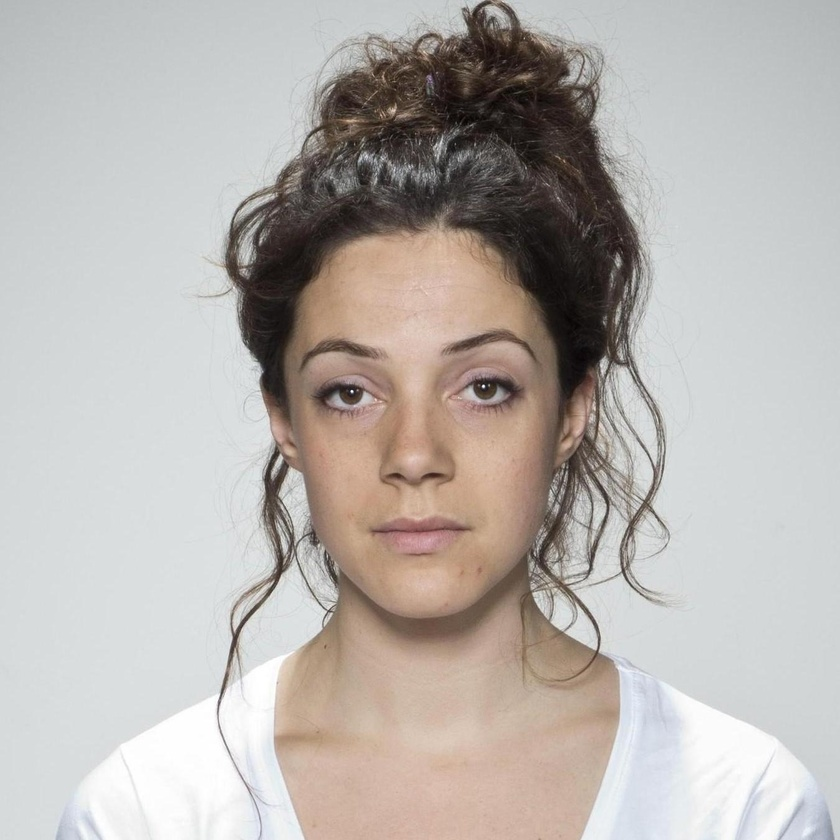
#> input picture beatyrec/home/script/001_03.jpg, 840 x 840 px, shrunk from 1350 x 1350 before the run
$ python main.py 001_03.jpg 002_03.jpg 002_03.jpg
#> lines starting #> are read from the running program, lines starting #| are printed output that depends on the picture; after the words box and inside, x2 and y2 are one past the last pixel; in counts of white or black regions, pixels touching at a corner belong together; long printed decimals are rounded
import cv2
import numpy as np
import sys
def fileNameExtract(path):
    if (path):
        flag = False
        for i in range(len(path)-1, -1, -1):
            if path[i] == '/' or path[i] == '\\':
                flag = True
                break

        if flag:
            return path[i+1:]
    raise Exception('fail to extract file name')

def skinUnderTone(imgPath, pathToWrite=None):

#> called with imgPath = '001_03.jpg'
    cascPath = "/Users/johnz/Documents/Hackabull/env/lib/python3.10/site-packages/cv2/data/haarcascade_frontalface_alt.xml"
    faceCascade = cv2.CascadeClassifier(cascPath)

    img = cv2.imread(imgPath,)
#> img is the input picture: shape (840, 840, 3); mean B, G, R 174.9, 179, 184.4
    try:
        fileName = fileNameExtract(imgPath)
    except:
        fileName = imgPath
    gray = cv2.cvtColor(img, cv2.COLOR_BGR2GRAY)
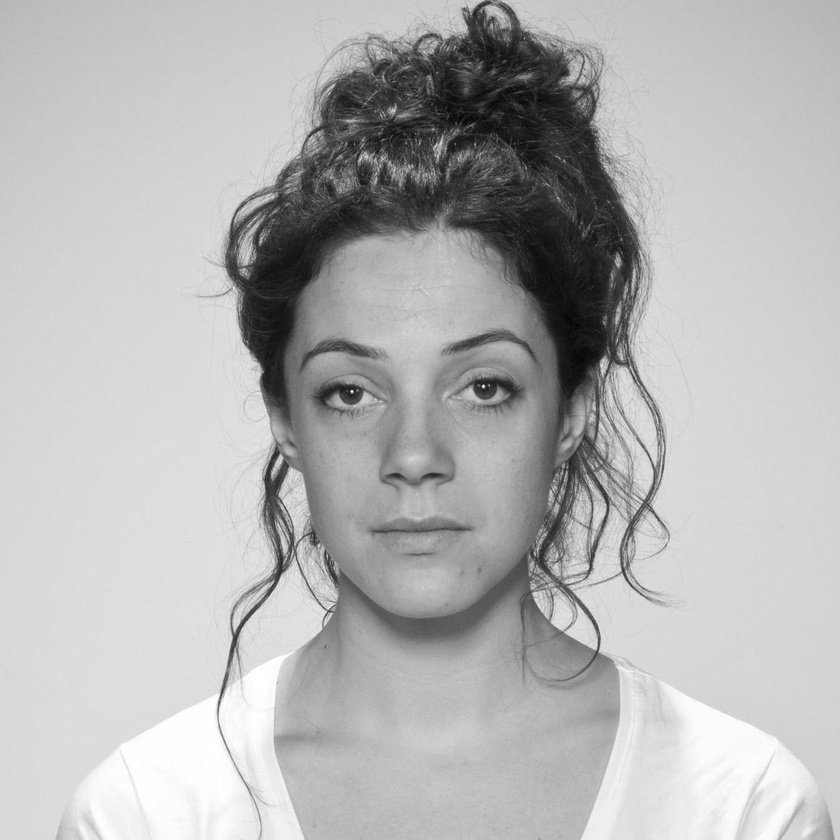
#> gray: shape (840, 840); min 1, max 255, mean 180.2

    faces = faceCascade.detectMultiScale(
            gray,
            scaleFactor=1.1,
            minNeighbors=5,
            minSize=(30, 30),
            flags = cv2.CASCADE_SCALE_IMAGE
        )
#> faces = [[242, 253, 350, 350]]

    lower = np.array([0, 48, 80], dtype = "uint8")
    upper = np.array([20, 255, 255], dtype = "uint8")

    converted = cv2.cvtColor(img, cv2.COLOR_BGR2HSV)
#> converted: shape (840, 840, 3); mean H, S, V 59.8, 26.1, 187.3
    skinMask = cv2.inRange(converted, lower, upper)
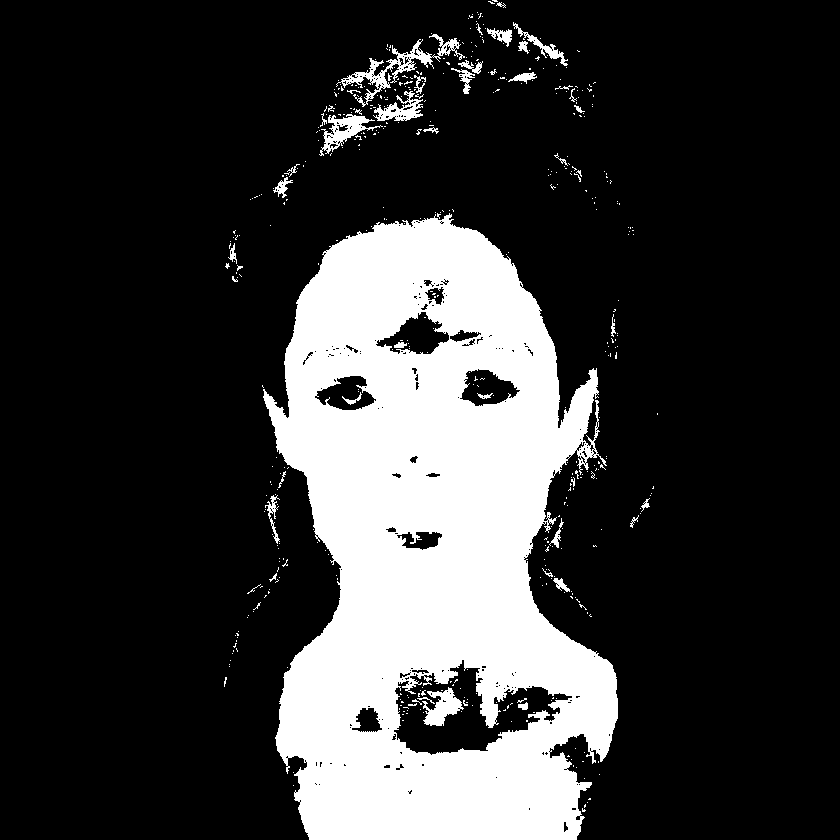
#> skinMask: shape (840, 840); 21.7% white; 482 white regions (442 under 20 px), largest, box (x1, y1, x2, y2) and area: (263, 213, 618, 840) 144896, (336, 34, 465, 107) 1542, (319, 114, 383, 156) 892

    # apply a series of erosions and dilations to the mask
    # using an elliptical kernel
    kernel = cv2.getStructuringElement(cv2.MORPH_ELLIPSE, (11, 11))
    skinMask = cv2.erode(skinMask, kernel, iterations = 1)
#> skinMask: shape (840, 840); 16.9% white; 5 white regions (3 under 20 px), largest, box (x1, y1, x2, y2) and area: (274, 223, 613, 840) 118990, (431, 702, 456, 721) 117
    skinMask = cv2.dilate(skinMask, kernel, iterations = 1)
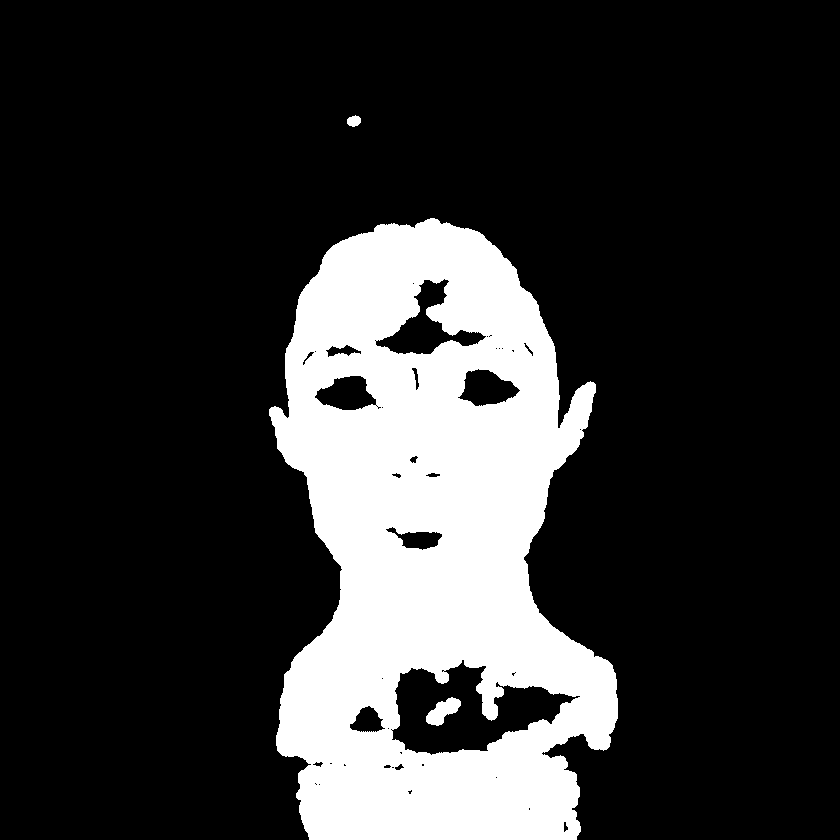
#> skinMask: shape (840, 840); 20% white; 3 white regions, box (x1, y1, x2, y2) and area: (269, 218, 618, 840) 140770, (426, 697, 461, 726) 544, (347, 115, 361, 127) 124
    # blur the mask to help remove noise, then apply the
    # mask to the frame
    skinMask = cv2.GaussianBlur(skinMask, (3, 3), 0)
    # [23 lines of commented-out code are left out]

    skin = cv2.bitwise_and(img, img, mask = skinMask)
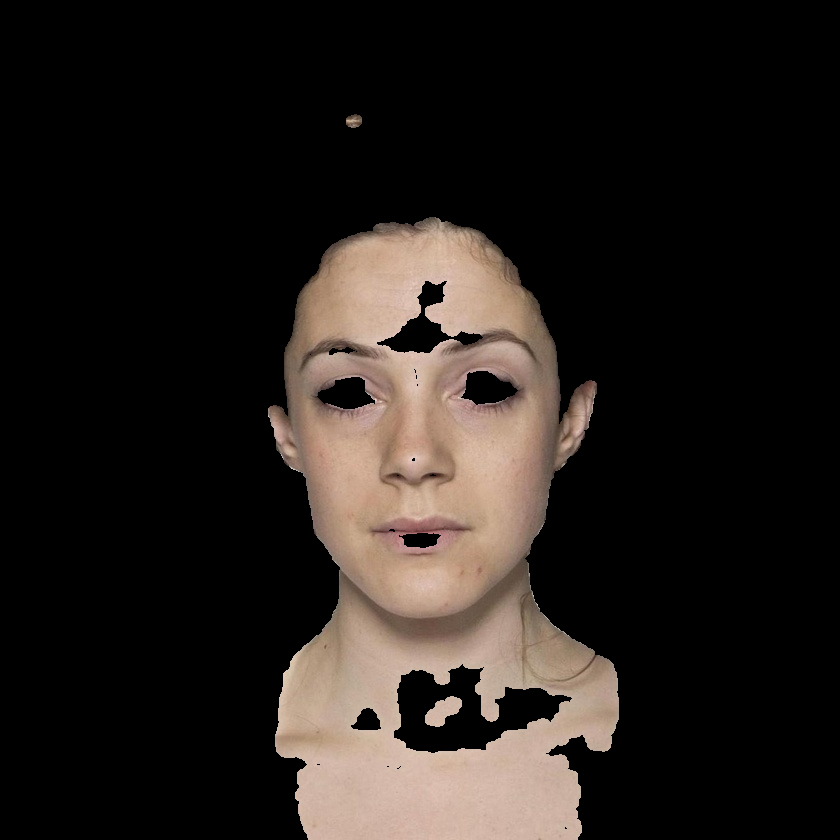
#> skin: shape (840, 840, 3); mean B, G, R 27.7, 31.5, 37.4
    count = 0
    total = [0, 0 , 0]
    for i,row in enumerate(skin):
        for j,pixel in enumerate(row):
            b, g, r = pixel
            # print(j,i)
            # print(b, g, r)
            average = sum(pixel)/3
            if average == 0:
                continue
            total[0] += b/average
            total[1] += g/average
            total[2] += r/average
            count += 1
#> after the loop, count = 146318; total = [125215.2, 142973.7, 170765.1]
    if count == 0:
        print(f"{fileName} No Skin Detected")
    else:
        bValue = round(total[0]/count,2)
#> bValue = 0.86
        gValue = round(total[1]/count,2)
#> gValue = 0.98
        rValue = round(total[2]/count,2)
#> rValue = 1.17
        print(f"new: {fileName}\tb: {bValue}\tg: {gValue}\tr: {rValue}")
#| new: 001_03.jpg	b: 0.86	g: 0.98	r: 1.17
        diff = round(total[1]/count,2) - round(total[0]/count,2)
#> diff = 0.12
        print(f"diff:{diff}")
#| diff:0.12

    faceFound = False
    for (x, y, w, h) in faces:
        # [5 lines of commented-out code are left out]
        crop_img = img[y:y+h, x:x+w]
        faceFound = True
    # [7 lines of commented-out code are left out]
        cv2.rectangle(img, (x, y), (x+w, y+h), (0, 255, 0), 3)
#> this loop made 1 pass
#> pass 1, in skinUnderTone, `crop_img = img[y:y+h, x:x+w]`:
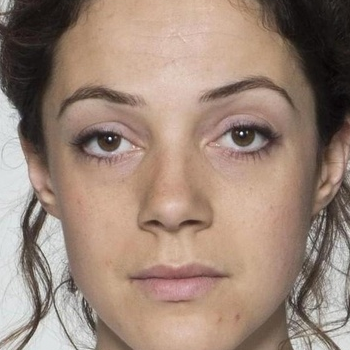
#> crop_img: shape (350, 350, 3); mean B, G, R 120, 133.9, 156.4
#> after the loop:
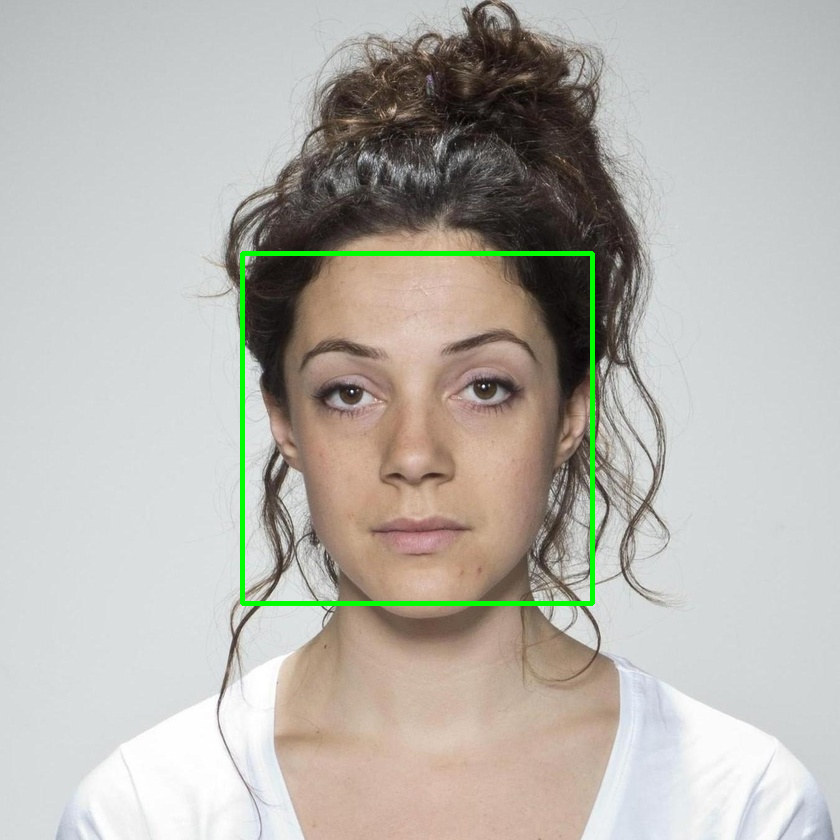
#> img: shape (840, 840, 3); 0.99% of pixels changed, all inside (x1, y1, x2, y2) = (240, 251, 595, 606)
    #     # avg_color_per_row = np.average(crop_img, axis=0)
    #     # avg_color = np.average(avg_color_per_row, axis=0)
    #     # print(avg_color)
    #     print(sumRGB)
    #     print(f"r: {sumRGB[0]*3/sum(sumRGB)}, g: {sumRGB[1]*3/sum(sumRGB)}, b: {sumRGB[2]*3/sum(sumRGB)}  /")
        # img = crop_img
    cv2.imwrite("home/static/userview.jpg", img)

    # show the skin in the image along with the mask
    if pathToWrite is None or False:
        cv2.imshow("images", np.hstack([img, skin]))
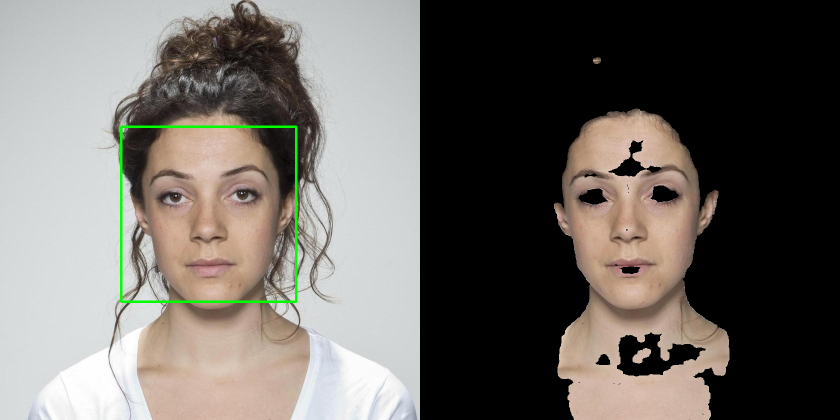
#> window 'images': shape (840, 1680, 3) (shown at 1/2 size); mean B, G, R 100.6, 105.8, 110.2
        cv2.waitKey()
    else:
        cv2.imwrite("home/static/debug.jpg", skin)

    try:
        if bValue >= 0.85 and diff < 0.12:
            verdict = 0
            raise("")
        if bValue >= 0.75 and diff <= 0.9:
            verdict = 1
            raise("")
        if diff >= 0.15 and bValue <0.80:
            verdict = 2
            raise("")
        if bValue <0.80:
            verdict = 2
            raise("")
        if diff > 15:
            verdict = 2
            raise("")
        if diff <= 15 and bValue<0.85:
            verdict = 2
            raise("")
    except:
        if count == 0:
            verdict = -1
    return verdict, faceFound
    # im_ycrcb = cv2.cvtColor(img, cv2.COLOR_BGR2YCR_CB)
    # skin_ycrcb_mint = np.array((0, 133, 77))
    # skin_ycrcb_maxt = np.array((255, 173, 127))
    # skin_ycrcb = cv2.inRange(im_ycrcb, skin_ycrcb_mint, skin_ycrcb_maxt)

    # cv2.imshow("skin",skin_ycrcb )
    # cv2.waitKey()
    # contours, _ = cv2.findContours(skin_ycrcb, cv2.RETR_EXTERNAL,
    #         cv2.CHAIN_APPROX_SIMPLE)
    # for i, c in enumerate(contours):
    #     area = cv2.contourArea(c)
    #     if area > 1000:
    #         cv2.drawContours(img, contours, i, (255, 0, 0), 3)
    # # cv2.imwrite(sys.argv[3], im)         # Final image
    # cv2.imshow("final",img )
    # cv2.waitKey()

#     # video_capture = cv2.VideoCapture(0)
#     # while False:
#     #     ret, img = video_capture.read()
#     #     gray = cv2.cvtColor(img, cv2.COLOR_BGR2GRAY)

#     #     faces = faceCascade.detectMultiScale(
#     #         gray,
#     #         scaleFactor=1.1,
#     #         minNeighbors=5,
#     #         minSize=(30, 30),
#     #         flags = cv2.CASCADE_SCALE_IMAGE
#     #     )


#     #     faceFound = False
#     #     for (x, y, w, h) in faces:
#     #         crop_img = img[y:y+h, x:x+w]
#     #         faceFound = True
#     #         cv2.rectangle(img, (x, y), (x+w, y+h), (0, 255, 0), 2)
#     #         # avg_color_per_row = np.average(crop_img, axis=0)
#     #         # avg_color = np.average(avg_color_per_row, axis=0)
#     #         # print(avg_color)
#     # # a = []
#     # # for i in range(200):
#     # #     row = []
#     # #     for y in range(200):
#     # #         row.append(avg_color)
#     # #     a.append(row)

#     # # a = np.array(a)
#     # # a = a.round()
#     # # print(a)
#     # # print(faces)
#     # # print(crop_img)
#     # # cv2.namedWindow("hi",cv2.WINDOW_AUTOSIZE)
#     #     if faceFound:
#     #         cv2.imshow("Faces found", crop_img)
#     #     else:
#     #         cv2.imshow("Faces not found", img)


#     #     if cv2.waitKey(1) & 0xFF == ord('q'):
#     #         break
#     # video_capture.release()
#     cv2.destroyAllWindows()

#     # print(img)
    # cv2.imshow("img", img)
    # cv2.waitKey(0)

if __name__ == "__main__":
    try:
        imgPath = sys.argv[1]
        skinUnderTone(imgPath)
    except:
        import os
        arr = os.listdir()
        for imgPath in arr:
            if imgPath[-3:] == "jpg":
                skinUnderTone(imgPath,False)


# [31 lines of commented-out code are left out]

$ run again, on beatyrec/home/script/003_03.jpg
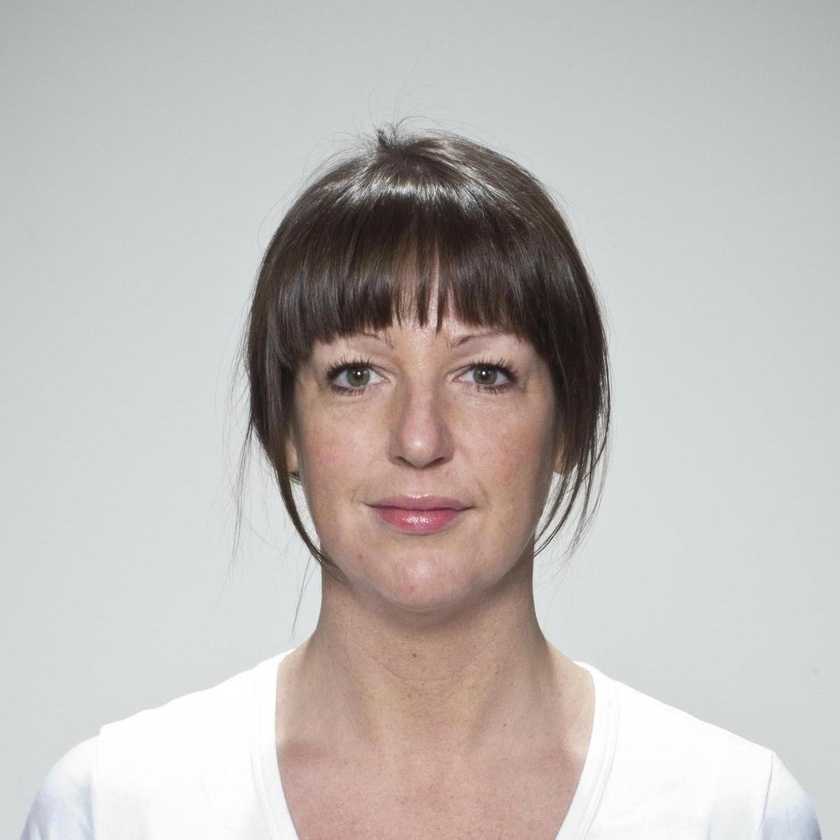
#> input picture beatyrec/home/script/003_03.jpg, 840 x 840 px, shrunk from 1350 x 1350 before the run
#> in skinUnderTone, img is the input picture: shape (840, 840, 3); mean B, G, R 184.4, 186.4, 191.2
#> faces = [[264, 262, 314, 314]]
#> converted: shape (840, 840, 3); mean H, S, V 64.9, 21.5, 194.4
#> in skinUnderTone, `skinMask = cv2.inRange(converted, lower, upper)`:
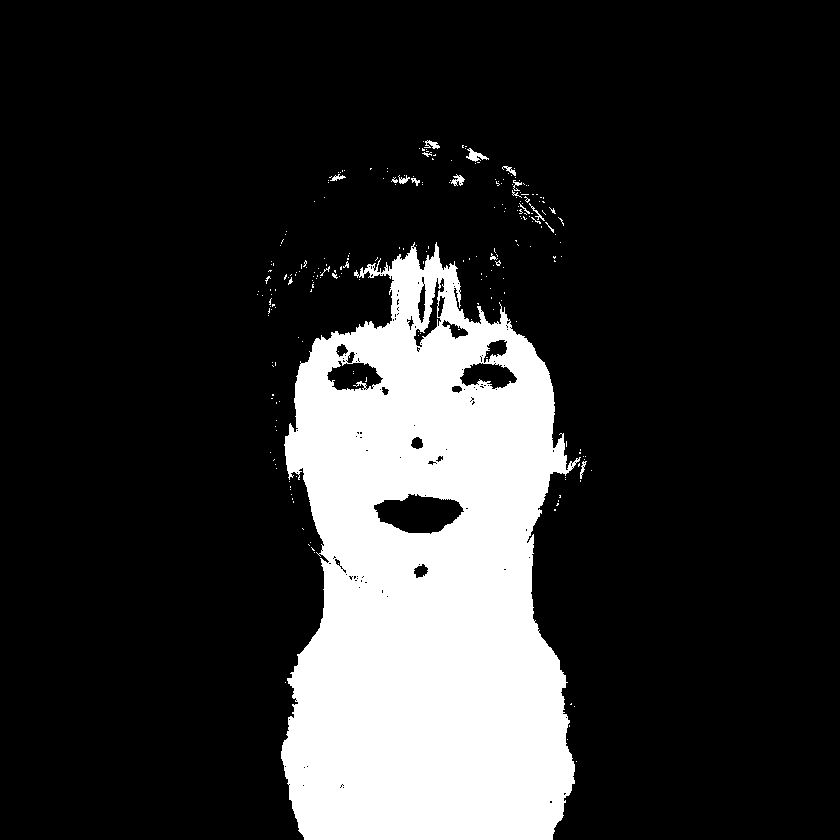
#> skinMask: shape (840, 840); 18.2% white; 247 white regions (228 under 20 px), largest, box (x1, y1, x2, y2) and area: (281, 242, 581, 840) 126762, (466, 148, 489, 162) 137, (451, 174, 465, 186) 86
#> after the loop in skinUnderTone, `for i,row in enumerate(skin):`: count = 126729; total = [110420.4, 120908.2, 148858.4]
#> bValue = 0.87
#> gValue = 0.95
#> rValue = 1.17
#| new: 003_03.jpg	b: 0.87	g: 0.95	r: 1.17
#> diff = 0.08
#| diff:0.08
#> the loop in skinUnderTone, `for (x, y, w, h) in faces:` made 1 pass
#> in skinUnderTone, `cv2.imshow("images", np.hstack([img, skin]))`:
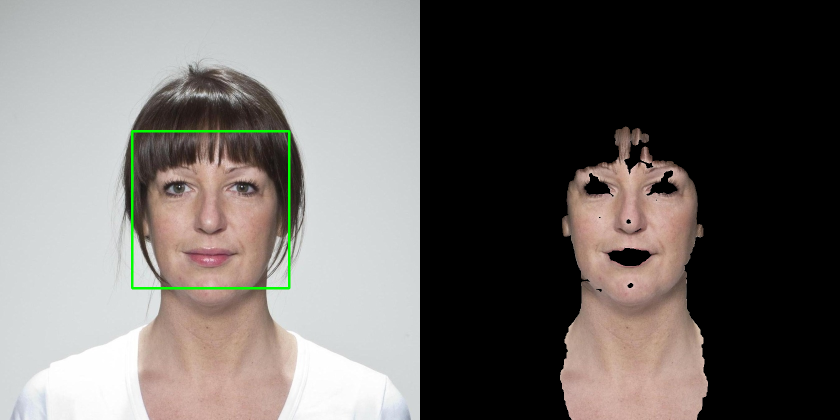
#> window 'images': shape (840, 1680, 3) (shown at 1/2 size); mean B, G, R 103.7, 106.9, 111.1
